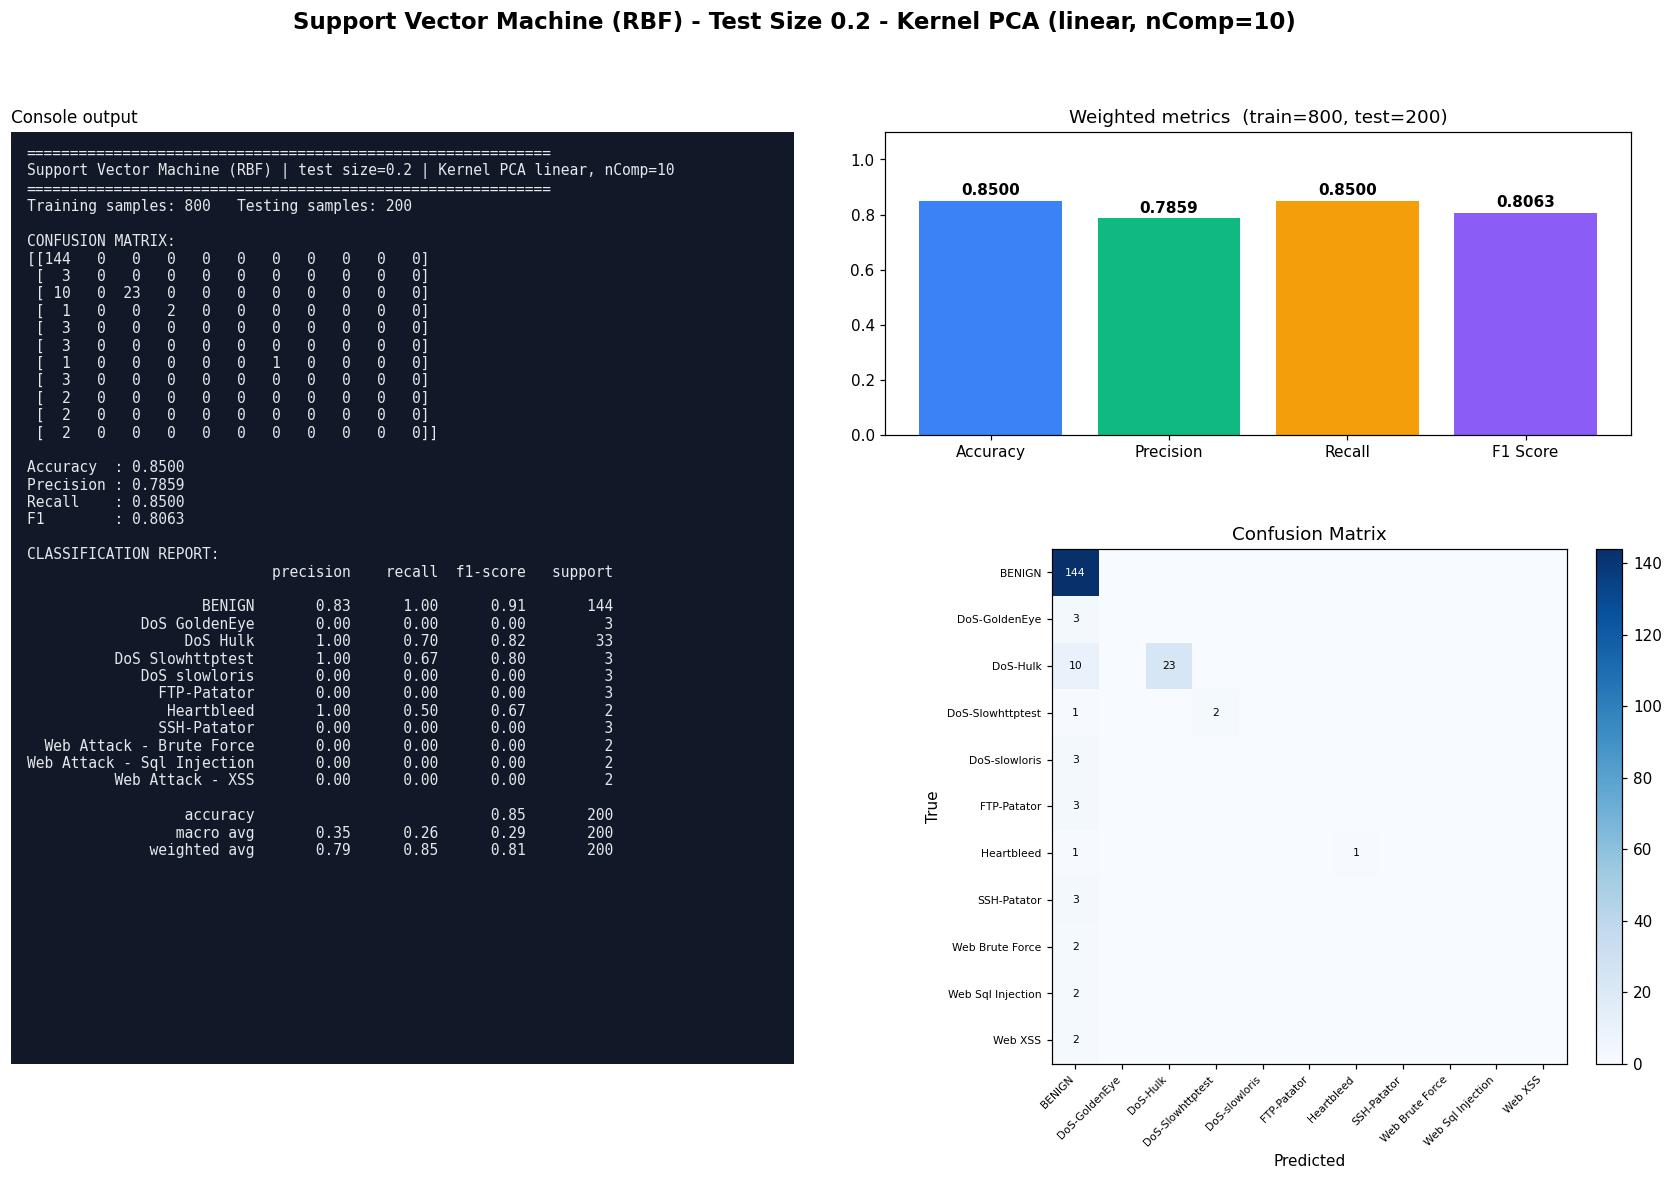

Here is the Python script that generated this plot:
#!/usr/bin/env python3
"""Support Vector Machine (RBF) | Test size 0.2 | Kernel PCA kernel=linear, n_components=10
CIC-IDS2017 (Tue+Wed+Thu-morning) 1000-row stratified sample.
Run in any IDE (Spyder / VS Code / PyCharm / Jupyter): open the file and press Run, no arguments needed.
Saves next to this file: 'Test0.2_nComp10_SVM.jpg' - one image with the console output (confusion matrix, metrics, classification report) plus charts."""
import json, os
import numpy as np
import matplotlib.pyplot as plt
from sklearn.decomposition import KernelPCA
from sklearn.svm import SVC
from sklearn.metrics import (accuracy_score, classification_report, confusion_matrix,
                             f1_score, precision_score, recall_score)
from sklearn.model_selection import train_test_split
from sklearn.preprocessing import StandardScaler

TEST_SIZE, KERNEL, N_COMP, ALG, ALG_NAME = 0.2, "linear", 10, "SVM", "Support Vector Machine (RBF)"
try:
    HERE = os.path.dirname(os.path.abspath(__file__))
except NameError:                      # Jupyter / interactive console
    HERE = os.getcwd()
def _find_root():                      # folder that contains data/sample.npz (works from any working directory)
    for p in (HERE, os.path.join(HERE, ".."), os.path.join(HERE, "..", ".."), os.getcwd()):
        if os.path.exists(os.path.join(p, "data", "sample.npz")):
            return os.path.abspath(p)
    raise FileNotFoundError("data/sample.npz not found - run prepare_data.py or keep the repo folder structure")
ROOT = _find_root()
tag = f"Test{TEST_SIZE}_nComp{N_COMP}_{ALG}"

# 1. LOAD cached, cleaned sample (see prepare_data.py)
d = np.load(os.path.join(ROOT, "data", "sample.npz"), allow_pickle=True)
X, y, class_names = d["X"], d["y"], [str(c).replace("�", "-") for c in d["classes"]]

# 2. SPLIT
X_train, X_test, y_train, y_test = train_test_split(
    X, y, test_size=TEST_SIZE, random_state=42, stratify=y)

# 3. SCALE (fit on train only)
scaler = StandardScaler()
X_train = scaler.fit_transform(X_train); X_test = scaler.transform(X_test)

# 4. DIMENSIONALITY REDUCTION: Kernel PCA (fit on train only; gamma = sklearn default 1/n_features)
kpca = KernelPCA(n_components=N_COMP, kernel=KERNEL, random_state=0)
X_train = kpca.fit_transform(X_train); X_test = kpca.transform(X_test)

# 5. CLASSIFIER
classifier = SVC(kernel="rbf", C=1.0, gamma="scale", random_state=0)
classifier.fit(X_train, y_train)
y_pred = classifier.predict(X_test)

# 6. METRICS
labels = np.arange(len(class_names))
cm = confusion_matrix(y_test, y_pred, labels=labels)
res = dict(test_size=TEST_SIZE, kernel=KERNEL, n_components=N_COMP, algorithm=ALG, model=ALG_NAME,
           n_train=int(len(y_train)), n_test=int(len(y_test)),
           accuracy=accuracy_score(y_test, y_pred),
           precision=precision_score(y_test, y_pred, average="weighted", zero_division=0),
           recall=recall_score(y_test, y_pred, average="weighted", zero_division=0),
           f1=f1_score(y_test, y_pred, average="weighted", zero_division=0))
report = classification_report(y_test, y_pred, labels=labels, target_names=class_names, zero_division=0)
lines = ["=" * 60, f"{ALG_NAME} | test size={TEST_SIZE} | Kernel PCA {KERNEL}, nComp={N_COMP}", "=" * 60,
         f"Training samples: {len(y_train)}   Testing samples: {len(y_test)}", "", "CONFUSION MATRIX:", np.array2string(cm), ""]
for k in ("accuracy", "precision", "recall", "f1"): lines.append(f"{k.capitalize():10s}: {res[k]:.4f}")
lines += ["", "CLASSIFICATION REPORT:", report]
console_output = "\n".join(lines); print(console_output)

# 7. VISUAL OUTPUT: console output + charts in ONE image (real results only)
short = [c.replace("Web Attack - ", "Web ").replace("DoS ", "DoS-") for c in class_names]
fig = plt.figure(figsize=(19, 11), dpi=110)
gs = fig.add_gridspec(2, 2, width_ratios=[1.05, 1], height_ratios=[1, 1.7], hspace=0.28, wspace=0.12)
fig.suptitle(f"{ALG_NAME} - Test Size {TEST_SIZE} - Kernel PCA ({KERNEL}, nComp={N_COMP})", fontsize=15, fontweight="bold")
axt = fig.add_subplot(gs[:, 0]); axt.set_facecolor("#111827"); axt.set_xticks([]); axt.set_yticks([])
for sp in axt.spines.values(): sp.set_visible(False)
axt.text(0.02, 0.985, console_output, family="monospace", fontsize=9.6, color="#e5e7eb", va="top", ha="left", transform=axt.transAxes)
axt.set_title("Console output", loc="left", fontsize=11)
ax0 = fig.add_subplot(gs[0, 1]); ax1 = fig.add_subplot(gs[1, 1])
names = ["Accuracy", "Precision", "Recall", "F1 Score"]; vals = [res["accuracy"], res["precision"], res["recall"], res["f1"]]
bars = ax0.bar(names, vals, color=["#3b82f6", "#10b981", "#f59e0b", "#8b5cf6"])
ax0.set_ylim(0, 1.1); ax0.set_title(f"Weighted metrics  (train={res['n_train']}, test={res['n_test']})")
for b in bars: ax0.text(b.get_x() + b.get_width() / 2, b.get_height() + .02, f"{b.get_height():.4f}", ha="center", fontweight="bold")
im = ax1.imshow(cm, cmap="Blues"); fig.colorbar(im, ax=ax1, fraction=.046, pad=.04)
ax1.set_xticks(labels); ax1.set_yticks(labels); ax1.set_xticklabels(short, rotation=45, ha="right", fontsize=7); ax1.set_yticklabels(short, fontsize=7)
ax1.set_xlabel("Predicted"); ax1.set_ylabel("True"); ax1.set_title("Confusion Matrix")
for a in labels:
    for b_ in labels:
        if cm[a, b_]: ax1.text(b_, a, cm[a, b_], ha="center", va="center", fontsize=7, color="white" if cm[a, b_] > cm.max() / 2 else "black")
plt.savefig(os.path.join(HERE, tag + ".jpg"), format="jpg", bbox_inches="tight")
if os.environ.get("ACN_NO_SHOW") != "1": plt.show()   # IDEs display the image; run_all.py disables this
plt.close()

os.makedirs(os.path.join(ROOT, "results", "json"), exist_ok=True)
with open(os.path.join(ROOT, "results", "json", tag + ".json"), "w") as f: json.dump(res, f)
